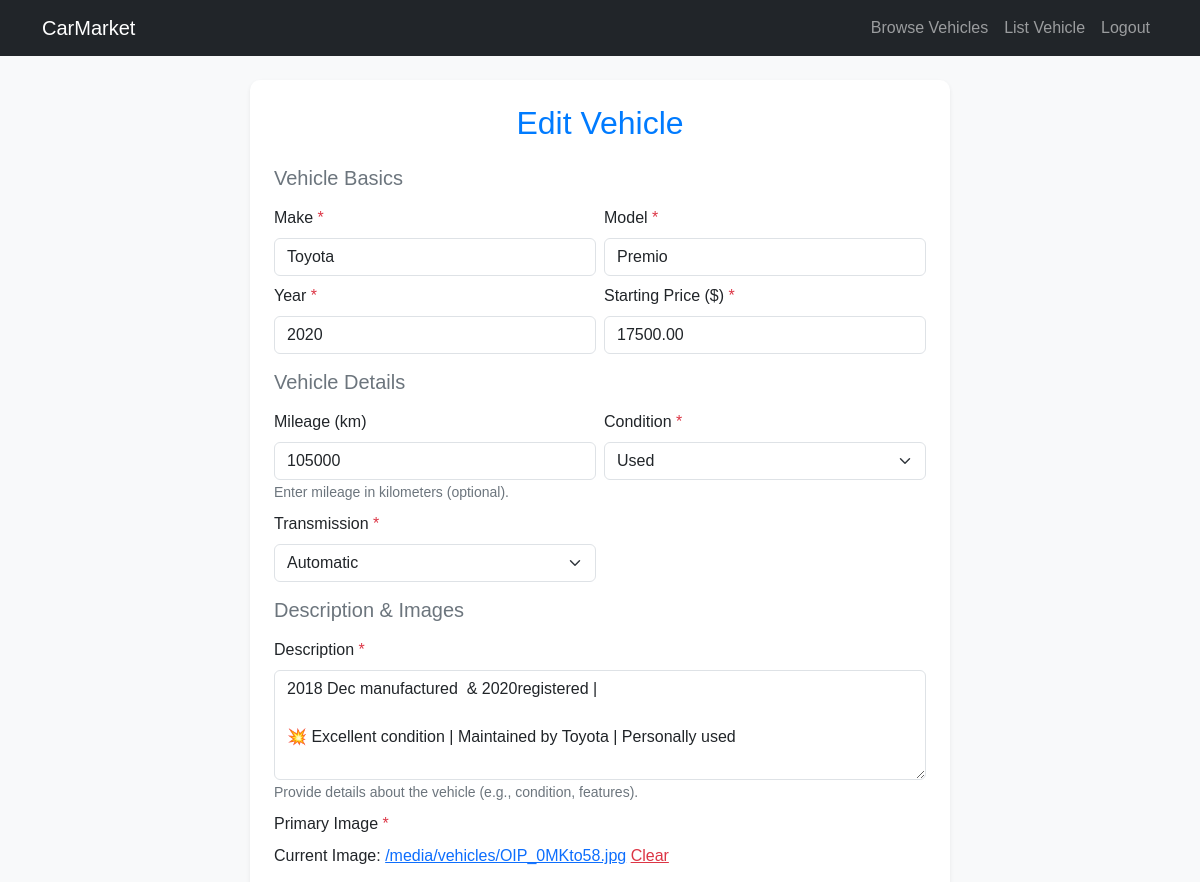
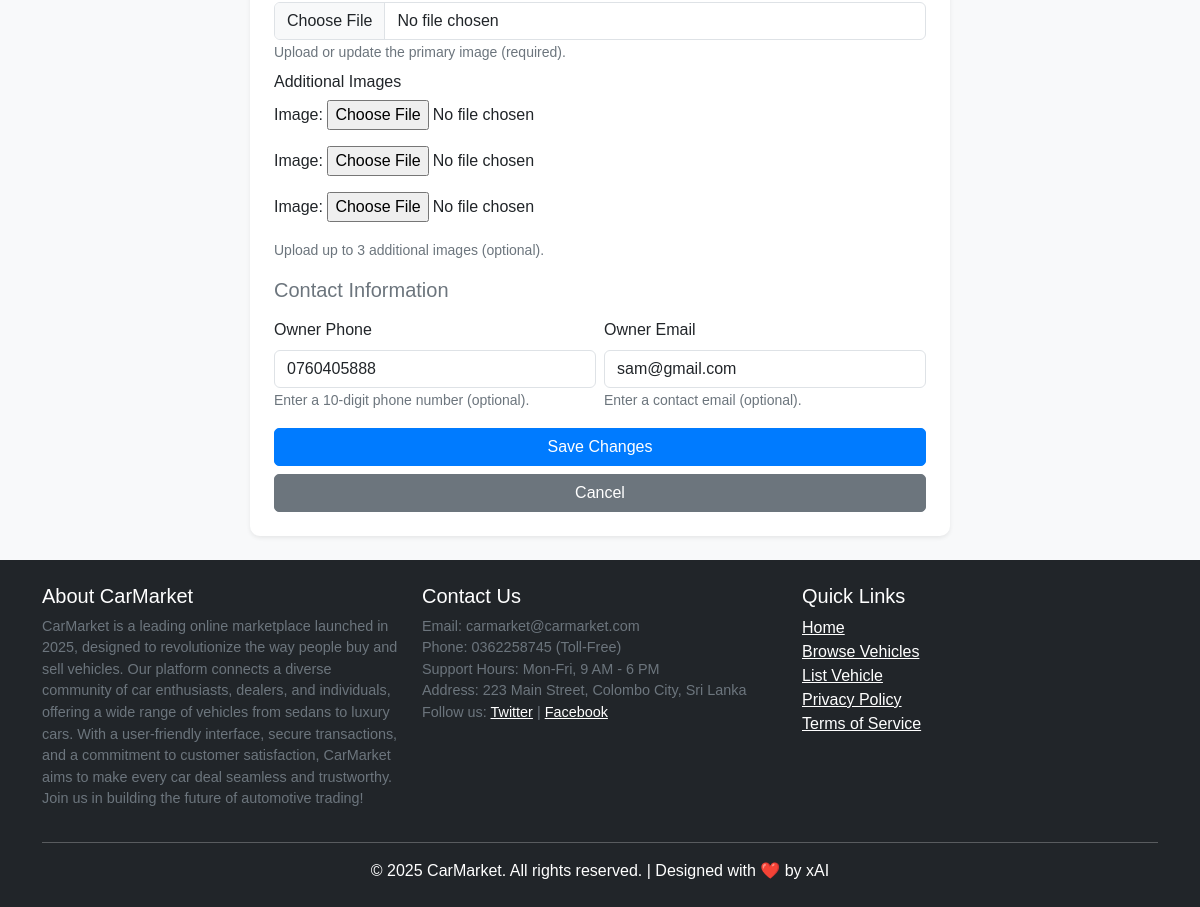
Screenshot of /vehicle/8/edit/ (signed in) with the database file from the repository (2 pictures, top to bottom).
### cars/models.py (models this page shows, shortened)
class Vehicle(models.Model):
    owner = models.ForeignKey(User, on_delete=models.CASCADE)
    make = models.CharField(max_length=100)
    model = models.CharField(max_length=100)
    year = models.PositiveIntegerField()
    starting_price = models.DecimalField(max_digits=10, decimal_places=2)
    description = models.TextField()
    image = models.ImageField(upload_to='vehicles/', null=True, blank=True)  # Allow null for no image
    mileage = models.PositiveIntegerField(help_text="Mileage in kilometers", null=True, blank=True)
    condition = models.CharField(max_length=50, choices=[('New', 'New'), ('Used', 'Used'), ('Certified Pre-Owned', 'Certified Pre-Owned')], default='Used')
    transmission = models.CharField(max_length=50, choices=[('Manual', 'Manual'), ('Automatic', 'Automatic')], default='Automatic')
    owner_phone = models.CharField(max_length=15, null=True, blank=True, help_text="Owner's contact phone number")
    owner_email = models.EmailField(max_length=254, null=True, blank=True, help_text="Owner's contact email")
    created_at = models.DateTimeField(auto_now_add=True)

### cars/views.py (the view)
# urls.py: path('vehicle/<int:pk>/edit/', views.vehicle_edit, name='vehicle_edit'),
@login_required
def vehicle_edit(request, pk):
    vehicle = get_object_or_404(Vehicle, pk=pk)
    if request.user != vehicle.owner:
        messages.error(request, "You can only edit your own vehicles.")
        return redirect('vehicle_detail', pk=pk)
    if request.method == "POST":
        form = VehicleForm(request.POST, request.FILES, instance=vehicle)
        formset = VehicleImageFormSet(request.POST, request.FILES, instance=vehicle)
        if form.is_valid() and formset.is_valid():
            form.save()
            formset.save()
            messages.success(request, "Vehicle updated successfully!")
            return redirect('vehicle_detail', pk=pk)
    else:
        form = VehicleForm(instance=vehicle)
        formset = VehicleImageFormSet(instance=vehicle)
    return render(request, 'vehicle_edit.html', {'form': form, 'formset': formset, 'vehicle': vehicle})

### cars/forms.py
class VehicleForm(forms.ModelForm):
    class Meta:
        model = Vehicle
        fields = ['make', 'model', 'year', 'starting_price', 'description', 'image', 'mileage', 'condition', 'transmission', 'owner_phone', 'owner_email']

### CarMarket/context_processors.py (called while the page is built)
def current_year(request):
    return {'current_year': datetime.now().year}

### cars/templates/vehicle_edit.html (shortened to what this page needs)
{% extends 'base.html' %}
{% load humanize %}
{% block content %}
<div class="container my-4">
    <div class="card shadow-sm p-4" style="max-width: 700px; margin: 0 auto;">
        <h2 class="card-title text-center mb-4 text-primary">Edit Vehicle</h2>
        <form method="post" enctype="multipart/form-data" class="needs-validation" novalidate>
            <div class="row g-3">
                <div class="col-12">
                    <h5 class="mb-3 text-muted">Vehicle Basics</h5>
                    <div class="row g-2">
                        <div class="col-md-6">
                            <label for="id_make" class="form-label">Make <span class="text-danger">*</span></label>
                            <input type="text" class="form-control" id="id_make" name="make" value="{{ form.instance.make }}" required>
                        </div>
                        <div class="col-md-6">
                            <label for="id_model" class="form-label">Model <span class="text-danger">*</span></label>
                            <input type="text" class="form-control" id="id_model" name="model" value="{{ form.instance.model }}" required>
                        </div>
                        <div class="col-md-6">
                            <label for="id_year" class="form-label">Year <span class="text-danger">*</span></label>
                            <input type="number" class="form-control" id="id_year" name="year" value="{{ form.instance.year }}" min="1900" max="{{ current_year }}" required>
                        </div>
                        <div class="col-md-6">
                            <label for="id_starting_price" class="form-label">Starting Price ($) <span class="text-danger">*</span></label>
                            <input type="number" step="0.01" class="form-control" id="id_starting_price" name="starting_price" value="{{ form.instance.starting_price|floatformat:2 }}" min="0" required>
                        </div>
                    </div>
                </div>
                <div class="col-12">
                    <h5 class="mb-3 text-muted">Vehicle Details</h5>
                    <div class="row g-2">
                        <div class="col-md-6">
                            <label for="id_mileage" class="form-label">Mileage (km)</label>
                            <input type="number" class="form-control" id="id_mileage" name="mileage" value="{{ form.instance.mileage|default_if_none:'' }}" min="0">
                            <small class="text-muted">Enter mileage in kilometers (optional).</small>
                        </div>
                        <div class="col-md-6">
                            <label for="id_condition" class="form-label">Condition <span class="text-danger">*</span></label>
                            <select class="form-select" id="id_condition" name="condition" required>
                                <option value="Used" {% if form.instance.condition == 'Used' %}selected{% endif %}>Used</option>
                            </select>
                        </div>
                        <div class="col-md-6">
                            <label for="id_transmission" class="form-label">Transmission <span class="text-danger">*</span></label>
                            <select class="form-select" id="id_transmission" name="transmission" required>
                                <option value="Automatic" {% if form.instance.transmission == 'Automatic' %}selected{% endif %}>Automatic</option>
                            </select>
                        </div>
                    </div>
                </div>
                <div class="col-12">
                    <h5 class="mb-3 text-muted">Description & Images</h5>
                    <div class="row g-2">
                        <div class="col-12">
                            <label for="id_description" class="form-label">Description <span class="text-danger">*</span></label>
                            <textarea class="form-control" id="id_description" name="description" rows="4" required>{{ form.instance.description }}</textarea>
                            <small class="text-muted">Provide details about the vehicle (e.g., condition, features).</small>
                        </div>
                        <div class="col-12">
                            <label for="id_image" class="form-label">Primary Image <span class="text-danger">*</span></label>
                            {% if form.instance.image %}
                                <p>Current Image: <a href="{{ form.instance.image.url }}" target="_blank">{{ form.instance.image.url }}</a> <a href="#" class="text-danger" id="clear-primary-image">Clear</a></p>
                            {% endif %}
                            <input type="file" class="form-control" id="id_image" name="image" accept="image/*">
                            <small class="text-muted">Upload or update the primary image (required).</small>
                        </div>
                        <div class="col-12">
                            <h6>Additional Images</h6>
                            {% for form in formset %}
                                <div class="mb-3">
                                    {{ form.image.label_tag }}
                                    {{ form.image }}
                                </div>
                            {% endfor %}
                            <small class="text-muted">Upload up to 3 additional images (optional).</small>
                        </div>
                    </div>
                </div>
                <div class="col-12">
                    <h5 class="mb-3 text-muted">Contact Information</h5>
                    <div class="row g-2">
                        <div class="col-md-6">
                            <label for="id_owner_phone" class="form-label">Owner Phone</label>
                            <input type="tel" class="form-control" id="id_owner_phone" name="owner_phone" value="{{ form.instance.owner_phone|default_if_none:'' }}" pattern="[0-9]{10}" placeholder="e.g., 1234567890">
                            <small class="text-muted">Enter a 10-digit phone number (optional).</small>
                        </div>
                        <div class="col-md-6">
                            <label for="id_owner_email" class="form-label">Owner Email</label>
                            <input type="email" class="form-control" id="id_owner_email" name="owner_email" value="{{ form.instance.owner_email|default_if_none:'' }}" placeholder="e.g., owner@example.com">
                            <small class="text-muted">Enter a contact email (optional).</small>
                        </div>
                    </div>
                </div>
                <div class="col-12">
                    <button type="submit" class="btn btn-primary w-100 mb-2">Save Changes</button>
                    <a href="{% url 'vehicle_detail' vehicle.pk %}" class="btn btn-secondary w-100">Cancel</a>
                </div>
            </div>
        </form>
    </div>
</div>
{% endblock %}

### static/css/styles.css (style rules this page uses)
body { background-color: #f8f9fa; font-family: 'Arial', sans-serif; }
.card { transition: transform 0.2s; border: none; }
.text-primary { color: #007bff !important; }
.text-muted { color: #6c757d !important; }
.card { border: none; border-radius: 10px; }
.btn-primary { background-color: #007bff; border-color: #007bff; }
.btn-secondary { background-color: #6c757d; border-color: #6c757d; }
.btn { border-radius: 5px; transition: all 0.3s ease; }
.text-danger { color: #dc3545 !important; }

### rows the page displays
Vehicle: make "Toyota", model "Premio", year "2020", starting_price "17500.00", mileage "105000", condition "Used", transmission "Automatic", description "2018 Dec manufactured & 2020registered | 💥 Excellent condition | Maintained by Toyota | Personally used", instance.image "/media/vehicles/OIP_0MKto58.jpg", owner_phone "0760405888", owner_email "sam@gmail.com"
